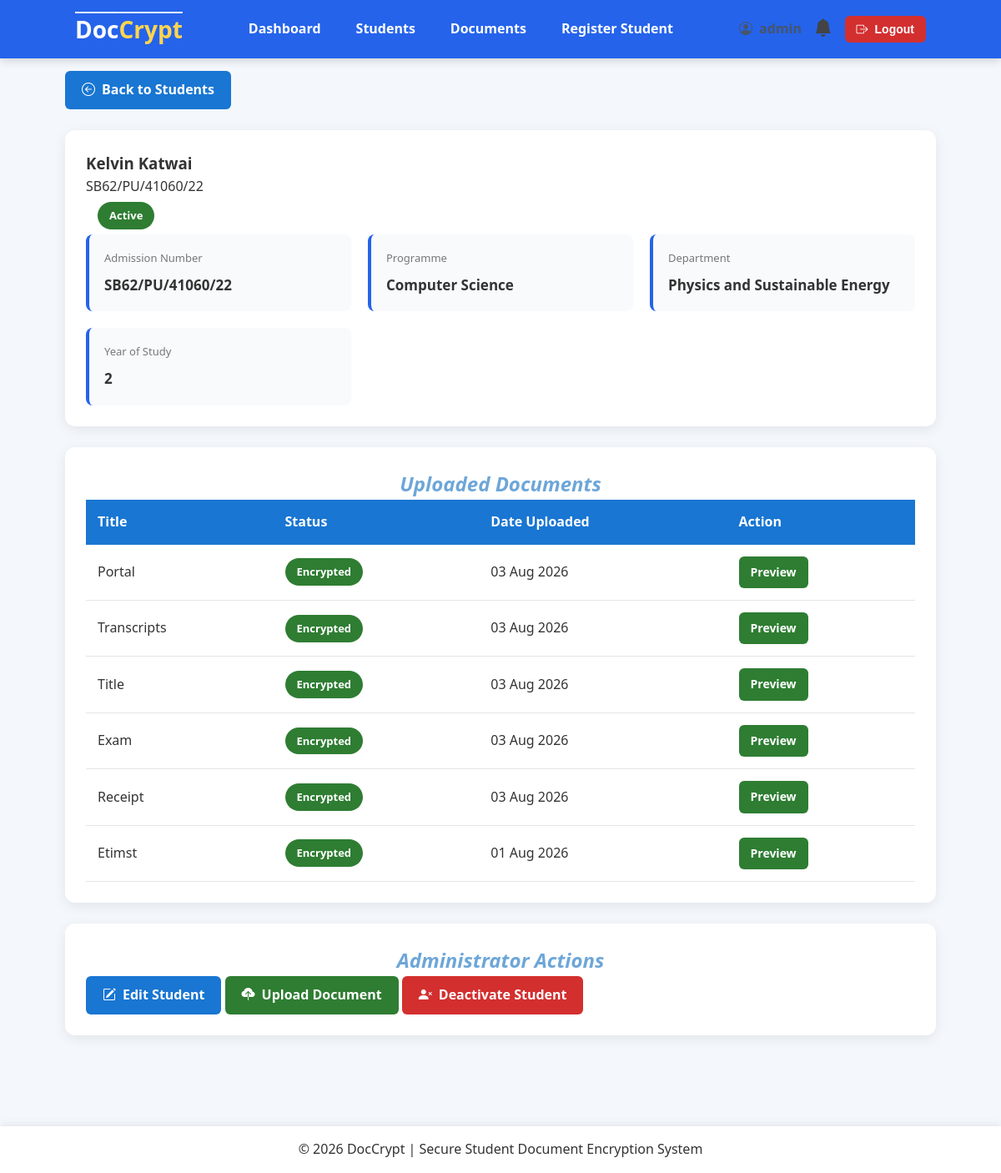
Page /students/1/ (signed in) on the committed database.
### student/models.py (models this page shows, shortened)
class Student(models.Model):
    class Status(models.TextChoices):
        ACTIVE = "ACTIVE", "Active"
        DEFERRED = "DEFERRED", "Deferred"
        GRADUATED = "GRADUATED", "Graduated"
        DEACTIVATED = "DEACTIVATED", "Deactivated"
    class Year(models.IntegerChoices):
        YEAR_1 = 1 ,"Year 1"
        YEAR_2 = 2, "Year 2"
        YEAR_3 = 3, "Year 3"
        YEAR_4 = 4, "Year 4"
    user = models.OneToOneField(CustomUser,on_delete=models.CASCADE,related_name="student")
    admission_number = models.CharField(max_length=25,unique=True)
    first_name = models.CharField(max_length=50)
    last_name = models.CharField(max_length=50)
    phone_number = models.CharField(max_length=15,blank=True)
    programme = models.CharField(max_length=50)
    department = models.CharField(max_length=50)
    year_of_study = models.IntegerField(choices=Year.choices, default=Year.YEAR_1)
    status = models.CharField(max_length=25,choices=Status.choices, default=Status.ACTIVE)
    created_at = models.DateTimeField(auto_now_add=True)
    class Meta:
        ordering = ["admission_number"]
        verbose_name = "Student"
        verbose_name_plural = "Students"
    @property
    def full_name(self):
        return f"{self.first_name} {self.last_name}"

### documents/models.py (models this page shows, shortened)
class Document(models.Model):
    class Status(models.TextChoices):
        PENDING = "PENDING", "Pending"
        ENCRYPTED = "ENCRYPTED", "Encrypted"
    student = models.ForeignKey(Student, on_delete=models.CASCADE, related_name="documents")
    uploaded_by = models.ForeignKey(CustomUser, on_delete=models.SET_NULL, null=True, related_name="uploaded_documents")
    title = models.CharField( max_length=255)
    original_filename = models.CharField(max_length=255, blank=True)
    original_file = models.FileField(max_length=255, blank=True, upload_to="documents/original/")
    encrypted_file = models.FileField(upload_to="documents/encrypted/", null=True, blank=True)
    encrypted_key = models.BinaryField(null=True, blank=True)
    status = models.CharField(max_length=30, choices=Status.choices, default=Status.PENDING, db_index=True)
    uploaded_at = models.DateTimeField(auto_now_add=True)
    encrypted_at = models.DateTimeField(null=True, blank=True)
    class Meta:
        ordering = ["-uploaded_at"]
        verbose_name = "Document"
        verbose_name_plural = "Documents"

### student/views.py (the view)
# urls.py: path("<int:student_id>/", views.student_detail, name="student_detail"),
@login_required
def student_detail(request, student_id):
    if not request.user.is_admin:
        return render(request, "errors/403.html", status=403)
    student = get_object_or_404(
        Student.objects.select_related("user"), pk=student_id
    )
    documents = student.documents.all()
    context = {
        "student": student,
        "documents": documents,
    }
    return render(request, "students/student_detail.html", context)

### notifications/context_processors.py (called while the page is built)
def notifications(request):
    if request.user.is_authenticated:
        notifications = Notification.objects.filter(
            recipient=request.user,
            is_read=False,
        ).order_by("-created_at")[:5]
        return {
            'notifications': notifications,
            "notification_count": notifications.count(),
        }
    return {
        "notifications": [],
        "notification_count":0,
    }

### users/models.py (called while the page is built)
    @property
    def is_admin(self):
        return self.role == self.Role.ADMIN or self.is_superuser

### student/templates/students/student_detail.html (shortened to what this page needs)
{% extends "users/base.html" %}
{% block content %}
<div class="page-header">
        <a href="{% url 'student_list' %}" class="btn btn-primary">
            <i class="bi bi-arrow-left-circle"></i>
            Back to Students
        </a>
</div>
<div class="card">
    <div class="card-header">
        <div>
            <h3> {{ student.full_name }} </h3>
            <p class="text-muted"> {{ student.admission_number }} </p>
        </div>
        <div class="badge">
            {% if student.status == "ACTIVE" %}
                <span class="badge badge-success">
                    {{ student.get_status_display }}
                </span>
            {% elif student.status == "DEFERRED" %}
                <span class="badge badge-warning">
                    {{ student.get_status_display }}
                </span>
            {% elif student.status == "DEACTIVATED" %}
                <span class="badge badge-danger">
                    {{ student.get_status_display }}
                </span>
            {% elif student.status == "GRADUATED" %}
                <span class="badge badge-success">
                    {{ student.get_status_display }}
                </span>
            {% else %}
                <span class="badge badge-secondary">
                    {{ student.get_status_display }}
                </span>
            {% endif %}
        </div>
    </div>
    <div class="info-grid">
        <div class="info-item">
            <span class="label">Admission Number</span>
            <span> {{ student.admission_number }} </span>
        </div>
        <div class="info-item">
            <span class="label">Programme</span>
            <span> {{ student.programme }} </span>
        </div>
        <div class="info-item">
            <span class="label">Department</span>
            <span> {{ student.department }} </span>
        </div>
        <div class="info-item">
            <span class="label">Year of Study</span>
            <span> {{ student.year_of_study }} </span>
        </div>
    </div>
</div>
<div class="card">
    <div class="card-header">
        <h2>Uploaded Documents</h2>
    </div>
    <table class="table">
        <thead>
            <tr>
                <th>Title</th>
                <th>Status</th>
                <th>Date Uploaded</th>
                <th>Action</th>
            </tr>
        </thead>
        <tbody>
            {% for document in documents %}
            <tr>
                <td>
                    {{ document.title }}
                </td>
                <td>
                    {% if document.status == "ENCRYPTED" %}
                        <span class="badge badge-success">
                            {{ document.get_status_display }}
                        </span>
                    {% else %}
                        <span class="badge badge-warning">
                            {{ document.get_status_display }}
                        </span>
                    {% endif %}
                </td>
                <td>
                    {{ document.uploaded_at|date:"d M Y" }}
                </td>
                <td>
                    <a href="{% url 'preview_document' document.id %}" class="btn btn-success btn-small">Preview</a>
                </td>
            </tr>
            {% empty %}
            <tr>
                <td colspan="4" class="empty-table">No documents uploaded.</td>
            </tr>
            {% endfor %}
        </tbody>
    </table>
</div>
<div class="card">
    <h2>Administrator Actions</h2>
    <div class="action-buttons">
        <a href="{% url 'edit_student' student.id %}" class="btn btn-primary">
            <i class="bi bi-pencil-square"></i>Edit Student</a>
        <a href="{% url 'upload_document_student' student.id %}" class="btn btn-success">
            <i class="bi bi-cloud-upload-fill"></i>Upload Document</a>
        {% if student.status == student.Status.ACTIVE %}
            <a href="{% url 'toggle_student_status' student.id %}" class="btn btn-danger">
                <i class="bi bi-person-x-fill"></i>Deactivate Student</a>
        {% else %}
            <a href="{% url 'toggle_student_status' student.id %}" class="btn btn-success">
                <i class="bi bi-person-check-fill"></i>Activate Student</a>
        {% endif %}
    </div>
</div>
{% endblock %}

### static/css/style.css (style rules this page uses)
* { margin:0; padding:0; box-sizing:border-box; }
html { scroll-behavior: smooth; }
body { font-family:"Segoe UI",Tahoma,Geneva,Verdana,sans-serif; background:#f4f7fb; color:#333; line-height:1.6; padding-bottom: 70px; }
h2 { text-align: center; font-style: oblique; color: rgb(109, 166, 216); }
.page-header { display:grid; grid-template-columns: 1fr auto; align-items:center; margin-bottom:25px; margin-top: 15px; }
.card { background:white; border-radius:12px; padding:25px; margin-bottom:25px; box-shadow:0 4px 15px rgba(0,0,0,.08); }
.btn { display:inline-flex; align-items:center; justify-content:center; gap:8px; padding:10px 20px; border:none; border-radius:6px; cursor:pointer; text-decoration:none; font-weight:600; transition:.3s; }
.btn-primary { background:#1976d2; color:white; width: fit-content; }
.btn-success { background:#2e7d32; color:white; }
.btn-danger { background:#d32f2f; color:white; }
.btn-small { padding:8px 14px; font-size:14px; }
table { width:100%; border-collapse:collapse; }
th { background:#1976d2; color:white; padding:14px; text-align:left; }
td { padding:14px; border-bottom:1px solid #e5e5e5; text-align: left; }
table tbody tr { transition: .2s; }
.badge { display:inline-block; padding:6px 14px; border-radius:30px; color:white; font-size:13px; font-weight:600; }
.badge-success { background:#2e7d32; }
.info-grid { display:grid; grid-template-columns:repeat(auto-fit,minmax(250px,1fr)); gap:20px; }
.info-item { background:#f8fafc; border-left:4px solid #2563eb; padding:18px; border-radius:8px; }
.info-item .label { display:block; font-size:13px; color:#777; margin-bottom:8px; }
.info-item span:last-child { font-weight:600; font-size:17px; }

### rows in the picture
Student: full_name "Kelvin Katwai", admission_number "SB62/PU/41060/22", status "Active", programme "Computer Science", department "Physics and Sustainable Energy", year_of_study "2"
Document: title "Portal", status "Encrypted", uploaded_at "03 Aug 2026"
Document: title "Transcripts", status "Encrypted", uploaded_at "03 Aug 2026"
Document: title "Title", status "Encrypted", uploaded_at "03 Aug 2026"
Document: title "Exam", status "Encrypted", uploaded_at "03 Aug 2026"
Document: title "Receipt", status "Encrypted", uploaded_at "03 Aug 2026"
Document: title "Etimst", status "Encrypted", uploaded_at "01 Aug 2026"
